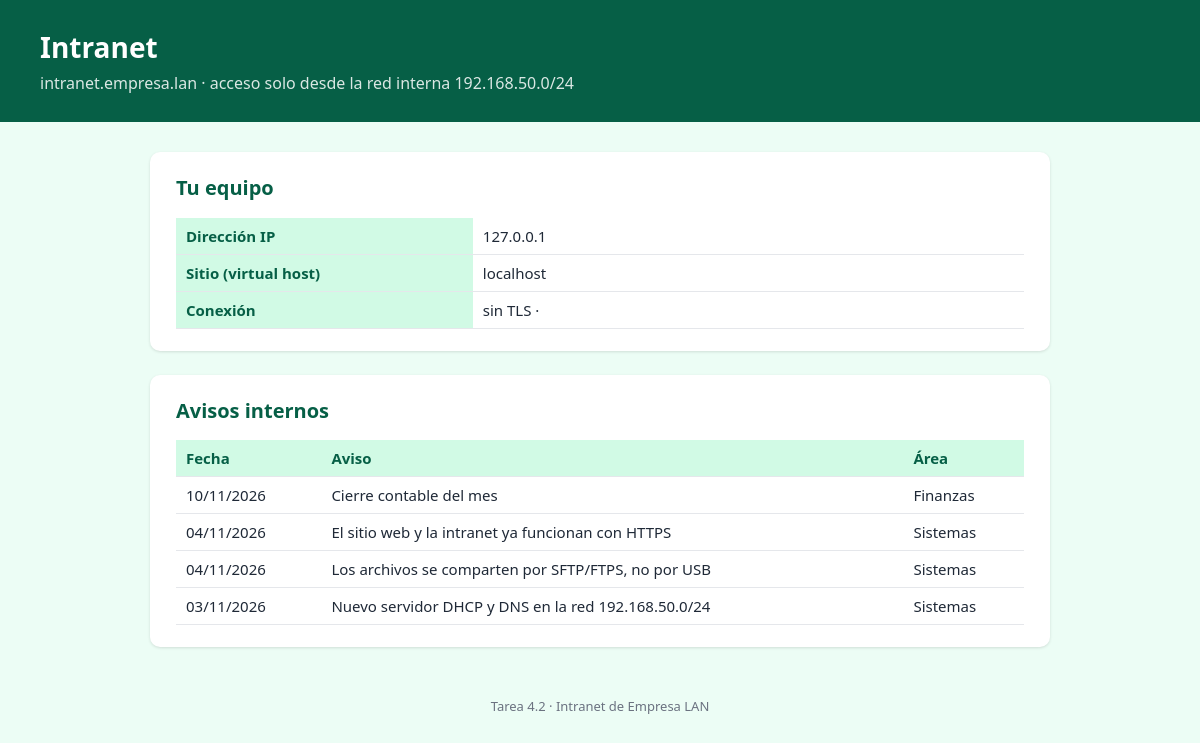
Page /sitio/intranet/index.php on the committed database.
### tables this page shows
CREATE TABLE avisos (
    id     INT UNSIGNED AUTO_INCREMENT PRIMARY KEY,
    fecha  DATE         NOT NULL,
    titulo VARCHAR(120) NOT NULL,
    area   VARCHAR(40)  NOT NULL
);

### sitio/intranet/index.php (the view, shortened to what this page needs)
<?php
$h = fn($s) => htmlspecialchars((string) $s, ENT_QUOTES, 'UTF-8');
$avisos  = [];
$errorBd = false;
try {
    $cfg = parse_ini_file('/etc/tarea42/db.ini');
    $pdo = new PDO(
        "mysql:host=localhost;dbname={$cfg['base']};charset=utf8mb4",
        $cfg['usuario'],
        $cfg['clave'],
        [PDO::ATTR_ERRMODE => PDO::ERRMODE_EXCEPTION]
    );
    $avisos = $pdo->query('SELECT fecha, titulo, area FROM avisos ORDER BY fecha DESC')
                  ->fetchAll(PDO::FETCH_ASSOC);
} catch (Throwable $e) {
    error_log('Tarea 4.2 (intranet) - error de base de datos: ' . $e->getMessage());
    $errorBd = true;
}
?>
<!DOCTYPE html>
<html lang="es">
<head>
</head>
<body>
<header>
    <h1>Intranet</h1>
    <p>intranet.empresa.lan · acceso solo desde la red interna 192.168.50.0/24</p>
</header>
<main>
    <section class="tarjeta">
        <h2>Tu equipo</h2>
        <table>
            <tr><th style="width:35%">Dirección IP</th><td><?= $h($_SERVER['REMOTE_ADDR'] ?? '') ?></td></tr>
            <tr><th>Sitio (virtual host)</th><td><?= $h($_SERVER['SERVER_NAME'] ?? '') ?></td></tr>
            <tr><th>Conexión</th><td><?= $h($_SERVER['SSL_PROTOCOL'] ?? 'sin TLS') ?> · <?= $h($_SERVER['SSL_CIPHER'] ?? '') ?></td></tr>
        </table>
    </section>
    <section class="tarjeta">
        <h2>Avisos internos</h2>
        <?php if ($errorBd): ?>
            <p>No se pudo consultar la base de datos.</p>
        <?php else: ?>
            <table>
                <tr><th>Fecha</th><th>Aviso</th><th>Área</th></tr>
                <?php foreach ($avisos as $a): ?>
                    <tr><td><?= $h(date('d/m/Y', strtotime($a['fecha']))) ?></td>
                        <td><?= $h($a['titulo']) ?></td><td><?= $h($a['area']) ?></td></tr>
                <?php endforeach; ?>
            </table>
        <?php endif; ?>
    </section>
</main>
<footer>Tarea 4.2 · Intranet de Empresa LAN</footer>
</body>
</html>

### sitio/intranet/index.php (style rules this page uses)
body { margin: 0; font-family: "Segoe UI", Arial, sans-serif; background: #ecfdf5; color: #1f2937; }
header { background: #065f46; color: #fff; padding: 28px 40px; }
header h1 { margin: 0 0 6px; font-size: 28px; }
header p { margin: 0; opacity: .85; }
main { max-width: 900px; margin: 30px auto; padding: 0 20px; }
.tarjeta { background: #fff; border-radius: 10px; padding: 22px 26px; margin-bottom: 24px; box-shadow: 0 1px 3px rgba(0,0,0,.12); }
h2 { margin-top: 0; color: #065f46; font-size: 20px; }
table { width: 100%; border-collapse: collapse; font-size: 15px; }
th, td { text-align: left; padding: 8px 10px; border-bottom: 1px solid #e5e7eb; }
th { background: #d1fae5; color: #065f46; }
footer { text-align: center; color: #6b7280; font-size: 13px; padding: 20px; }

### rows in the picture
avisos: fecha "10/11/2026", titulo "Cierre contable del mes", area "Finanzas"
avisos: fecha "04/11/2026", titulo "El sitio web y la intranet ya funcionan con HTTPS", area "Sistemas"
avisos: fecha "04/11/2026", titulo "Los archivos se comparten por SFTP/FTPS, no por USB", area "Sistemas"
avisos: fecha "03/11/2026", titulo "Nuevo servidor DHCP y DNS en la red 192.168.50.0/24", area "Sistemas"

### other values in the picture
$h($_SERVER['REMOTE_ADDR'] ?? '') "127.0.0.1"
$h($_SERVER['SERVER_NAME'] ?? '') "localhost"
$h($_SERVER['SSL_PROTOCOL'] ?? 'sin TLS') "sin TLS"
